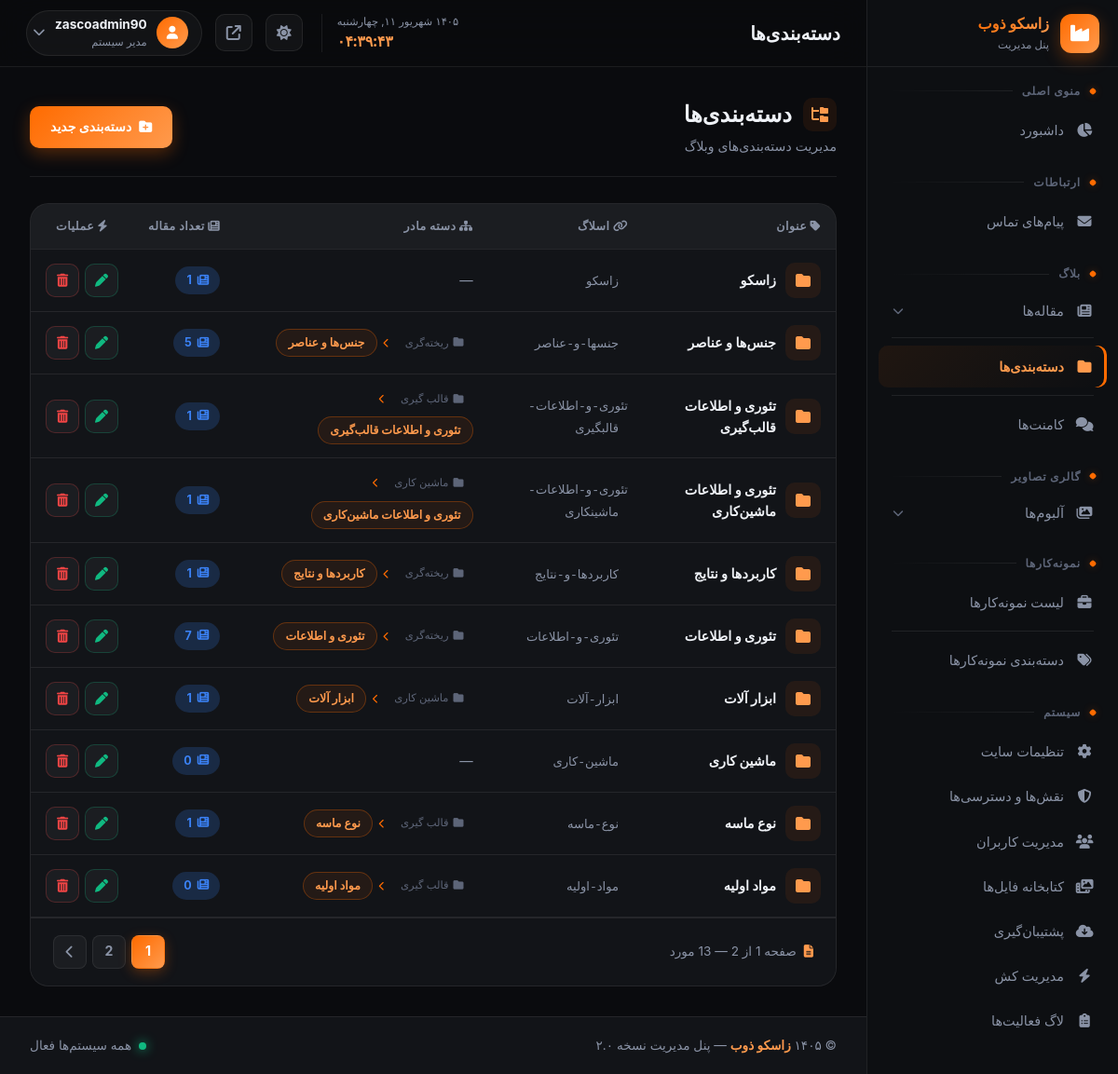
Page /zasco-admin-x9k2p/blog/categories/ (signed in) on the committed database.
### blog/models.py (models this page shows, shortened)
class Category(models.Model):
    title = models.CharField('عنوان دسته‌بندی', max_length=100)
    slug = models.SlugField('اسلاگ', max_length=120, unique=True, allow_unicode=True, blank=True)
    parent = models.ForeignKey('self', verbose_name='دسته مادر', null=True, blank=True,
        on_delete=models.SET_NULL, related_name='children')
    class Meta:
        verbose_name = 'دسته‌بندی'
        verbose_name_plural = 'دسته‌بندی‌ها'

### panel/views.py (the view)
# urls.py: path('blog/categories/', views.blog_category_list, name='blog_category_list'),
@login_required
def blog_category_list(request):
    if not request.user.is_staff:
        return redirect('panel:login')
    cats = Category.objects.annotate(posts_count=Count('posts')).order_by('-id')
    paginator = Paginator(cats, 10)
    categories = paginator.get_page(request.GET.get('page'))
    return render(request, 'main_pages/blog/category_list.html', {'categories': categories})

### main/context_processors.py (called while the page is built)
def site_settings(request):
    return {'site': SiteSetting.load()}

### main/models.py (called while the page is built)
    def get_queryset(self):
        return super().get_queryset().filter(is_deleted=False)

    @classmethod
    def load(cls):
        obj, _ = cls.objects.get_or_create(pk=1)
        return obj

### panel/context_processors.py (called while the page is built)
def panel_badges(request):
    if not (request.user.is_authenticated and request.user.is_staff):
        return {}
    return {
        'pending_comments': Comment.objects.filter(approved=False, is_deleted=False).count(),
    }

def user_permissions(request):
    if not hasattr(request, 'user') or not request.user.is_authenticated:
        return {'user_perms': UserPermissions(set())}
    if request.user.is_superuser:
        all_perms = {code for code, _ in CustomRole.ALL_PERMISSIONS}
        return {'user_perms': UserPermissions(all_perms)}
    if hasattr(request.user, 'profile') and request.user.profile.role:
        perms = set(request.user.profile.role.permissions)
        return {'user_perms': UserPermissions(perms)}
    return {'user_perms': UserPermissions(set())}

    def __getattr__(self, name):
        return name in self._perms

### panel/templates/main_pages/blog/category_list.html (shortened to what this page needs)
{% extends 'layouts/panel_base.html' %}
{% load static %}
{% block content %}
<div class="page-header">
    <div>
        <h1 class="page-title">
            <i class="fa-solid fa-folder-tree"></i>
            دسته‌بندی‌ها
        </h1>
        <p class="page-subtitle">مدیریت دسته‌بندی‌های وبلاگ</p>
    </div>
    <a href="{% url 'panel:blog_category_add' %}" class="btn btn-primary">
        <i class="fa-solid fa-folder-plus"></i>
        دسته‌بندی جدید
    </a>
</div>
<div class="card">
    <div class="table-responsive">
        <table class="data-table">
            <thead>
                <tr>
                    <th><i class="fa-solid fa-tag"></i> عنوان</th>
                    <th><i class="fa-solid fa-link"></i> اسلاگ</th>
                    <th><i class="fa-solid fa-sitemap"></i> دسته مادر</th>
                    <th><i class="fa-solid fa-newspaper"></i> تعداد مقاله</th>
                    <th style="text-align:center;"><i class="fa-solid fa-bolt"></i> عملیات</th>
                </tr>
            </thead>
            <tbody>
                {% for cat in categories %}
                <tr>
                    <td>
                        <div style="display:flex; align-items:center; gap:10px;">
                            <div class="cat-avatar">
                                <i class="fa-solid fa-folder"></i>
                            </div>
                            <strong>{{ cat.title }}</strong>
                        </div>
                    </td>
                    <td>
                        <code class="slug-code" dir="ltr">{{ cat.slug }}</code>
                    </td>
                    <td>
                        {% if cat.parent %}
                        <div class="cat-cell">
                            <span class="cat-parent">
                                <i class="fa-solid fa-folder"></i> {{ cat.parent.title }}
                            </span>
                            <i class="fa-solid fa-chevron-left cat-arrow"></i>
                            <span class="cat-child">{{ cat.title }}</span>
                        </div>
                        {% else %}
                        <span class="text-muted">—</span>
                        {% endif %}
                    </td>
                    <td>
                        <span class="count-badge-sm">
                            <i class="fa-solid fa-newspaper"></i>
                            {{ cat.posts.count }}
                        </span>
                    </td>
                    <td>
                        <div class="actions" style="justify-content:center;">
                            <a href="{% url 'panel:blog_category_edit' cat.id %}" class="btn-icon success" title="ویرایش">
                                <i class="fa-solid fa-pen"></i>
                            </a>
                            <form method="POST" action="{% url 'panel:blog_category_delete' cat.id %}" style="display:inline;"
                                  onsubmit="return confirm('آیا از حذف دسته‌بندی «{{ cat.title }}» مطمئن هستید؟');">
                                <button type="submit" class="btn-icon danger" title="حذف">
                                    <i class="fa-solid fa-trash-can"></i>
                                </button>
                            </form>
                        </div>
                    </td>
                </tr>
                {% endfor %}
            </tbody>
        </table>
    </div>
    {% include 'partials/panel_pagination.html' with page_obj=categories %}
</div>
{% endblock %}

### panel/templates/partials/header.html (shortened to what this page needs)
<header class="panel-header">
    <div class="header-right">
        <div class="page-title-wrap">
            <h1 class="page-title" id="pageTitle">داشبورد</h1>
        </div>
    </div>
    <div class="header-left">
        <div class="header-datetime">
            <div class="datetime-date" id="jalaliDate"></div>
            <div class="datetime-time" id="liveTime">--:--</div>
        </div>
        <button class="theme-toggle" id="themeToggle" aria-label="تغییر تم" title="تغییر تم روشن/تیره">
            <i class="fa-solid fa-sun"></i>
        </button>
        <a href="/" target="_blank" class="header-icon-btn" title="مشاهده سایت">
            <i class="fa-solid fa-arrow-up-right-from-square"></i>
        </a>
        <div class="user-menu" id="userMenu">
            <button class="user-btn">
                <div class="user-avatar"><i class="fa-solid fa-user"></i></div>
                <div class="user-info">
                    <strong>{{ request.user.username }}</strong>
                    <small>مدیر سیستم</small>
                </div>
                <i class="fa-solid fa-chevron-down user-chevron"></i>
            </button>
        </div>
    </div>
</header>

### panel/templates/main_pages/blog/category_list.html (style rules this page uses)
.cat-avatar { width: 38px; height: 38px; border-radius: 10px; background: var(--primary-subtle); color: var(--primary-light); display: inline-flex; align-items: center; justify-content: center; flex-shrink: 0; }
.cat-avatar i { font-size: 16px; }
.slug-code { font-family: 'Courier New', monospace; background: var(--glass); padding: 4px 10px; border-radius: 6px; font-size: 0.82rem; color: var(--text-muted); border: 1px solid var(--line); }
.count-badge-sm { display: inline-flex; align-items: center; gap: 6px; padding: 5px 12px; background: var(--info-glow); color: var(--info); border-radius: 999px; font-size: 0.78rem; font-weight: 700; }

### rows in the picture
Category: title "زاسکو", slug "زاسکو", posts.count "1"
Category: title "جنس‌ها و عناصر", slug "جنسها-و-عناصر", parent "ریخته‌گری", posts.count "5"
Category: title "تئوری و اطلاعات قالب‌گیری", slug "تئوری-و-اطلاعات-قالبگیری", parent "قالب گیری", posts.count "1"
Category: title "تئوری و اطلاعات ماشین‌کاری", slug "تئوری-و-اطلاعات-ماشینکاری", parent "ماشین کاری", posts.count "1"
Category: title "کاربرد‌ها و نتایج", slug "کاربردها-و-نتایج", parent "ریخته‌گری", posts.count "1"
Category: title "تئوری و اطلاعات", slug "تئوری-و-اطلاعات", parent "ریخته‌گری", posts.count "7"
Category: title "ابزار آلات", slug "ابزار-آلات", parent "ماشین کاری", posts.count "1"
Category: title "ماشین کاری", slug "ماشین-کاری", posts.count "0"
Category: title "نوع ماسه", slug "نوع-ماسه", parent "قالب گیری", posts.count "1"
Category: title "مواد اولیه", slug "مواد-اولیه", parent "قالب گیری", posts.count "0"

### other values in the picture
{{ request.user.username }} "zascoadmin90"
{{ page_obj.paginator.num_pages }} "2"
{{ num }} "1" "2"
